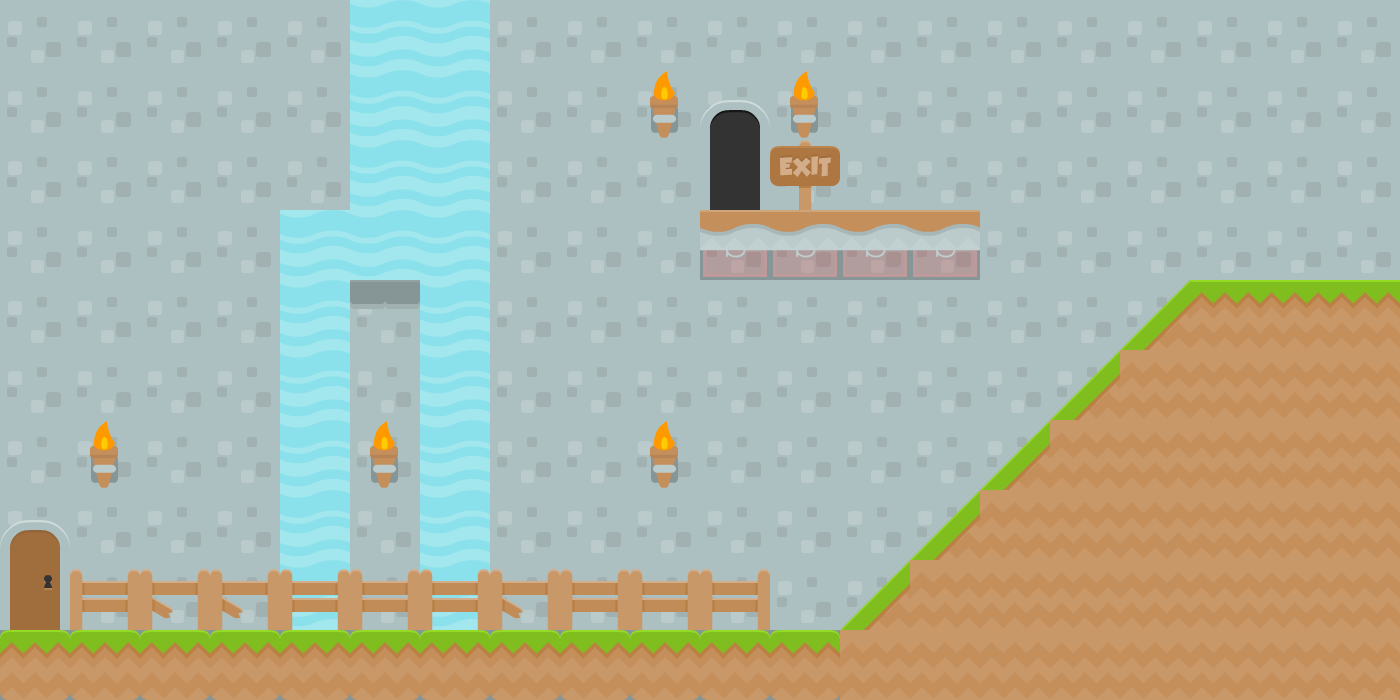

This is a level from a 2D game, rendered from its Tiled map with the project's own tilesets. A one-line summary and the map file follow, with tile-layer data summarised:
An orthogonal 20x10 tile map with 70x70 px tiles, 4 tile layers (background2, collision, background, background3), 2 tilesets and 1 object (levelTrigger).

<map version="1.0" orientation="orthogonal" renderorder="right-down" width="20" height="10" tilewidth="70" tileheight="70" backgroundcolor="#222222">
 <tileset firstgid="1" name="background-tiles" tilewidth="70" tileheight="70">
  <image source="../img/background-tiles.png" width="910" height="910" />
 </tileset>
 <tileset firstgid="170" name="meta-tiles" tilewidth="70" tileheight="70">
  <image source="../img/meta-tiles.png" width="350" height="70" />
  <tile id="1">
   <properties>
    <property name="type" value="lslope" />
   </properties>
  </tile>
  <tile id="2">
   <properties>
    <property name="type" value="solid" />
   </properties>
  </tile>
  <tile id="3">
   <properties>
    <property name="type" value="rslope" />
   </properties>
  </tile>
  <tile id="4">
   <properties>
    <property name="type" value="solid" />
   </properties>
  </tile>
 </tileset>
 <layer name="background2" width="20" height="10">
  <data>[200 cells, 200 non-empty, 2 distinct tile ids]</data>
 </layer>
 <layer name="collision" width="20" height="10" opacity="0.22">
  <data>[200 cells, 24 non-empty, 2 distinct tile ids]</data>
 </layer>
 <layer name="background" width="20" height="10">
  <data>[200 cells, 57 non-empty, 8 distinct tile ids]</data>
 </layer>
 <layer name="background3" width="20" height="10">
  <data>[200 cells, 35 non-empty, 7 distinct tile ids]</data>
 </layer>
 <objectgroup name="trigger-entities">
  <object name="levelTrigger" x="702" y="70" width="64" height="140">
   <properties>
    <property name="Maplevel02" value="" />
    <property name="xSpawn" value="200" />
    <property name="ySpawn" value="500" />
   </properties>
  </object>
 </objectgroup>
</map>
